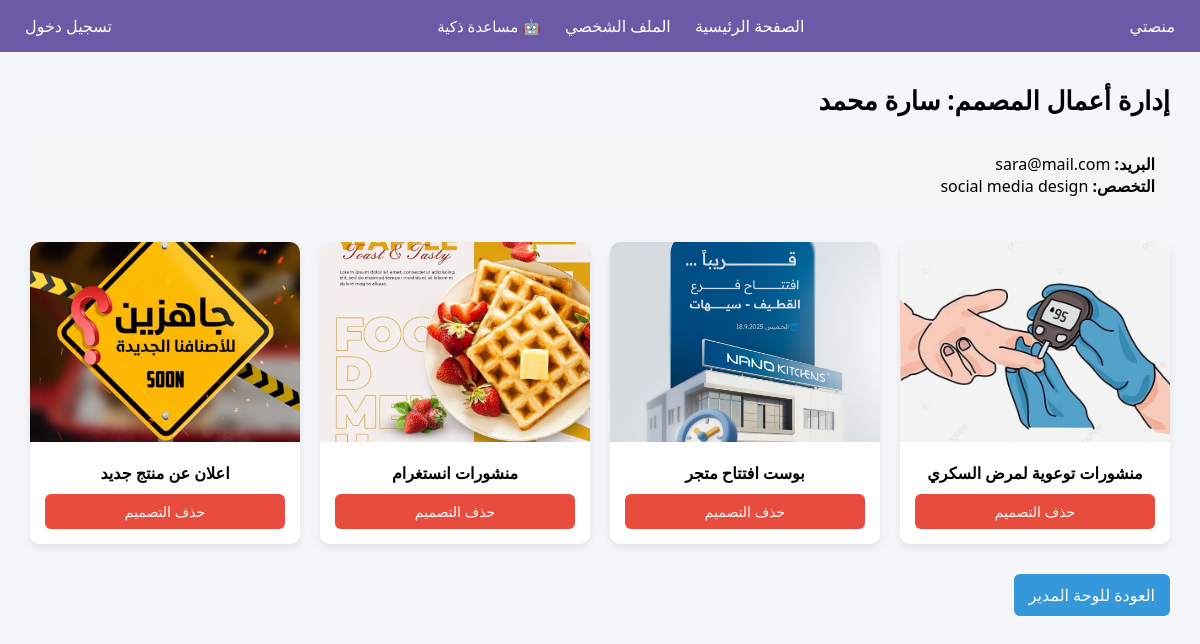
The page /admin/designer_profile/10 (signed in) on the database as committed earlier.
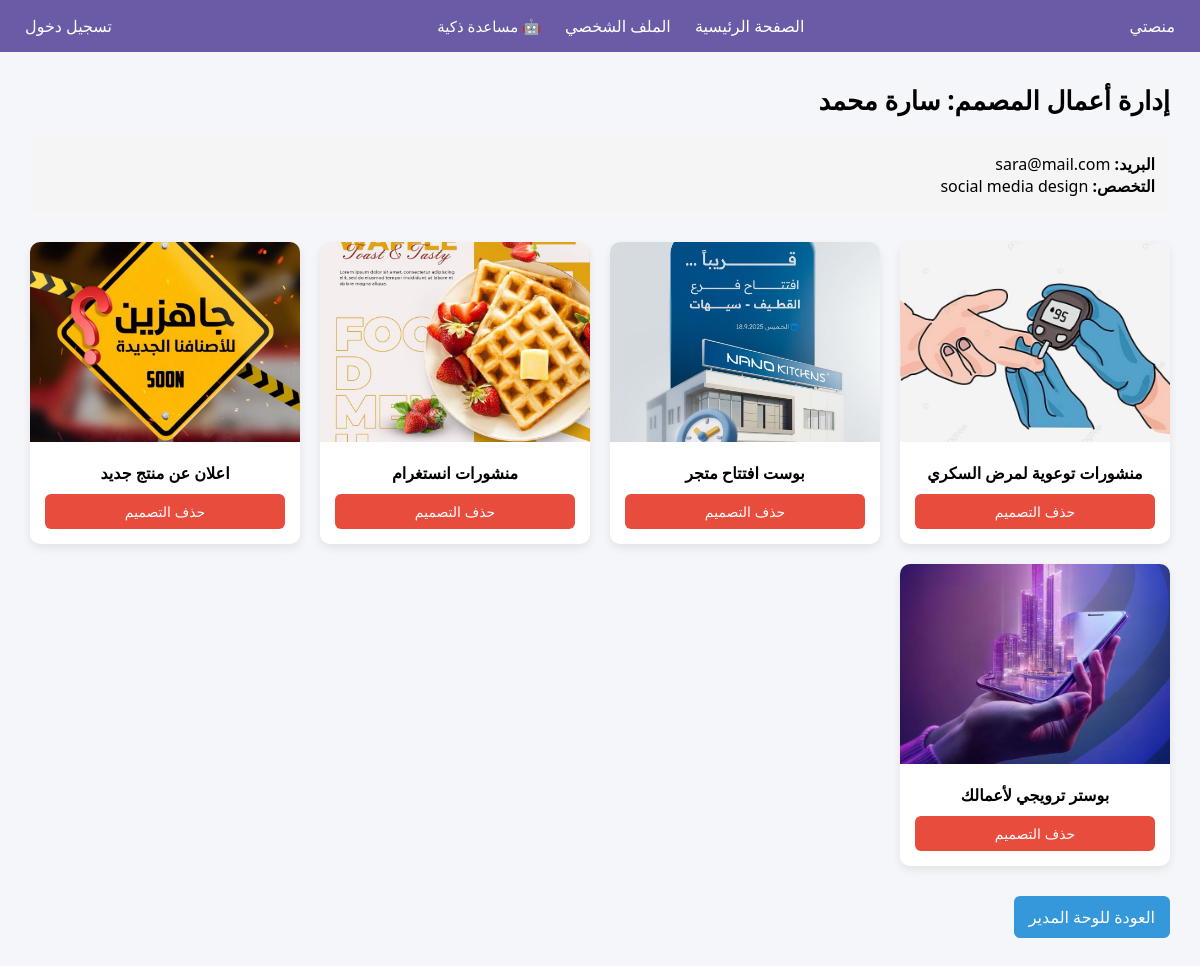
The same page on the database as committed later.
### tables this page shows
CREATE TABLE users (
            id INTEGER PRIMARY KEY AUTOINCREMENT,
            username TEXT NOT NULL,
            email TEXT NOT NULL,
            password TEXT NOT NULL,
            role TEXT NOT NULL
        , active INTEGER DEFAULT 1, bio TEXT DEFAULT '', portfolio TEXT DEFAULT '', specialty TEXT DEFAULT '', work_type TEXT DEFAULT '', analysis_result TEXT);

CREATE TABLE designs (
    id INTEGER PRIMARY KEY AUTOINCREMENT,
    designer_id INTEGER,
    title TEXT,
    description TEXT,
    image_path TEXT,
    FOREIGN KEY (designer_id) REFERENCES users(id)
);

### app/admin/routes.py (the view)
@admin_bp.route('/designer_profile/<int:user_id>')
def view_designer_profile(user_id):
    if 'role' not in session or session['role'] != 'admin':
        return redirect(url_for('auth.login'))
    conn = sqlite3.connect(Config.DATABASE)
    conn.row_factory = sqlite3.Row
    designer = conn.execute(
        'SELECT * FROM users WHERE id=? AND role="designer"',
        (user_id,)
    ).fetchone()
    if not designer:
        flash('المصمم غير موجود')
        return redirect(url_for('admin.dashboard_admin'))
    designs = conn.execute(
        'SELECT * FROM designs WHERE designer_id=?',
        (user_id,)
    ).fetchall()
    conn.close()
    return render_template(
        'admin/view_designer.html',
        designer=designer,
        designs=designs
    )

### app/admin/templates/admin/view_designer.html (shortened to what this page needs)
{% extends "base.html" %}
{% block content %}
<div class="container">
<h2 class="page-title">
إدارة أعمال المصمم: {{ designer.username }}
</h2>
<div class="designer-info">
<p><b>البريد:</b> {{ designer.email }}</p>
<p><b>التخصص:</b> {{ designer.specialty }}</p>
</div>
<div class="design-grid">
{% for design in designs %}
<div class="design-card">
<img
src="{{ url_for('static', filename=design.image_path) }}"
class="design-image"
>
<div class="design-body">
<div class="design-title">
{{ design.title }}
</div>
<a
href="{{ url_for('admin.delete_design', design_id=design.id) }}"
class="delete-btn"
onclick="return confirm('هل تريد حذف التصميم؟')"
>
حذف التصميم
</a>
</div>
</div>
{% else %}
<p>لا توجد تصاميم حالياً</p>
{% endfor %}
</div>
<a href="{{ url_for('admin.dashboard_admin') }}" class="back-btn">
العودة للوحة المدير
</a>
</div>
{% endblock %}

### app/templates/base.html (shortened to what this page needs)
<!DOCTYPE html>
<html lang="ar">
<head>
    <link rel="stylesheet" href="{{ url_for('static', filename='style.css') }}">
</head>
<body>
<nav class="navbar">
    <div class="navbar-container">
        <div class="nav-left">
            <a href="/" class="logo">منصتي</a>
        </div>
        <div class="nav-center">
            <a href="{{ url_for('home.home') }}">الصفحة الرئيسية</a>
            <a href="{{ url_for('client.profile') if session['role'] == 'client' else url_for('designer.profile') }}">
                الملف الشخصي
            </a>
            <button id="ai-button" class="ai-nav-btn">
                🤖 مساعدة ذكية
            </button>
        </div>
        <div class="nav-right">
            <a href="{{ url_for('auth.login') }}" class="btn-logout">تسجيل دخول</a>
        </div>
    </div>
</nav>
<main>
    {% block content %}{% endblock %}
</main>
</body>
</html>

### app/static/style.css (style rules this page uses)
* { margin: 0; padding: 0; box-sizing: border-box; font-family: 'Segoe UI', Tahoma, Geneva, Verdana, sans-serif; }
body { direction: rtl; background-color: #f5f6fa; }
img { object-fit: cover !important; }
.navbar { background: #6b5ba6; padding: 15px; color: #fff; }
.navbar-container { display: flex; justify-content: space-between; align-items: center; }
.navbar a { color: #fff; margin: 0 10px; text-decoration: none; }
.ai-nav-btn { background: none; border: none; color: white; font-size: 15px; cursor: pointer; margin-left: 10px; position: relative; z-index: 10; }

### app/templates/base.html (style rules this page uses)
.ai-nav-btn { background: none; border: none; color: white; font-size: 15px; cursor: pointer; margin: 0 10px; position: relative; z-index: 10; }

### app/admin/templates/admin/view_designer.html (style rules this page uses)
.container { max-width:1200px; margin:auto; padding:30px; }
.page-title { font-size:26px; font-weight:bold; margin-bottom:20px; }
.designer-info { background:#f5f5f5; padding:15px; border-radius:8px; margin-bottom:30px; }
.design-grid { display:grid; grid-template-columns:repeat(auto-fill,minmax(250px,1fr)); gap:20px; }
.design-card { background:white; border-radius:10px; overflow:hidden; box-shadow:0 4px 10px rgba(0,0,0,0.08); transition:0.3s; }
.design-image { width:100%; height:200px; object-fit:cover; }
.design-body { padding:15px; text-align:center; }
.design-title { font-size:16px; font-weight:bold; margin-bottom:10px; }
.delete-btn { display:block; background:#e74c3c; color:white; padding:8px; border-radius:6px; text-decoration:none; font-size:14px; }
.back-btn { display:inline-block; margin-top:30px; padding:10px 15px; background:#3498db; color:white; border-radius:6px; text-decoration:none; }

Rows that differ between the two databases and show on the page:
added designs: image_path (picture), title "بوستر ترويجي لأعمالك"
